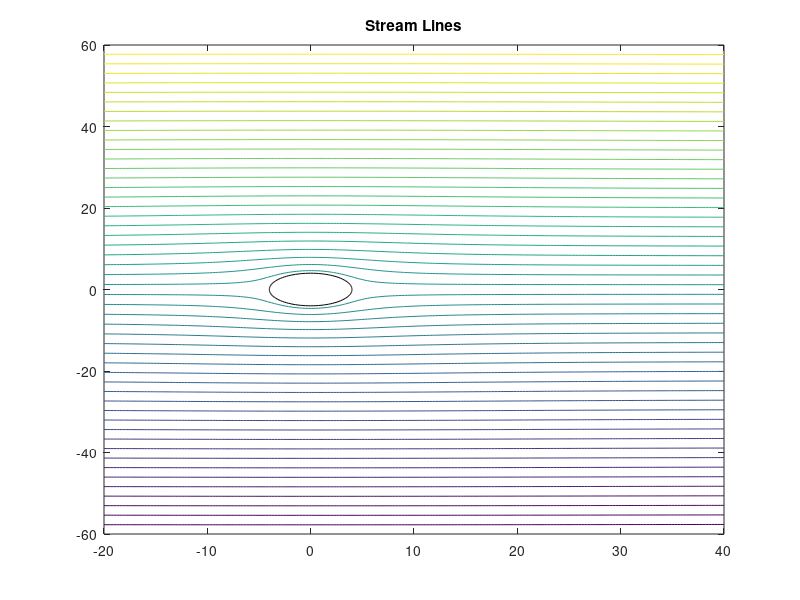

Source code (MATLAB):
U_i = 20;            % Ambient velocity
a = 4;               % cylinder radius

c = -a*5;            % starting coordinate (x)
b = a*10;            % ending coordinate (x)
d = -60;             % starting coordinate (y)
e = 60;              % ending coordinate (y)

n = a*50;            % number of intervals (step size in grid)

[x,y] = meshgrid([c:(b-c)/n:b],[d:(e-d)/n:e]');

for i = 1:length(x)
    for k = 1:length(x);
        f = sqrt(x(i,k).^2 + y(i,k).^2);
        if f < a
            x(i,k) = 0;
            y(i,k) = 0;
        end
    end
end

% Definition of polar variables
r = sqrt(x.^2+y.^2);
theta = atan2(y,x);                               

%% Creation of Streamline function 
z = U_i.*r.*(1-a^2./r.^2).*sin(theta);%- G*log(r)/(2*pi);

%% Creation of Figure

m = 100; 
s = ones(1,m+1)*a;
t = [0:2*pi/m:2*pi];

%% Streamline plot

contour(x,y,z,50);
hold on 
polar(t,s,'-k');
% axis square
title('Stream Lines');
grid off